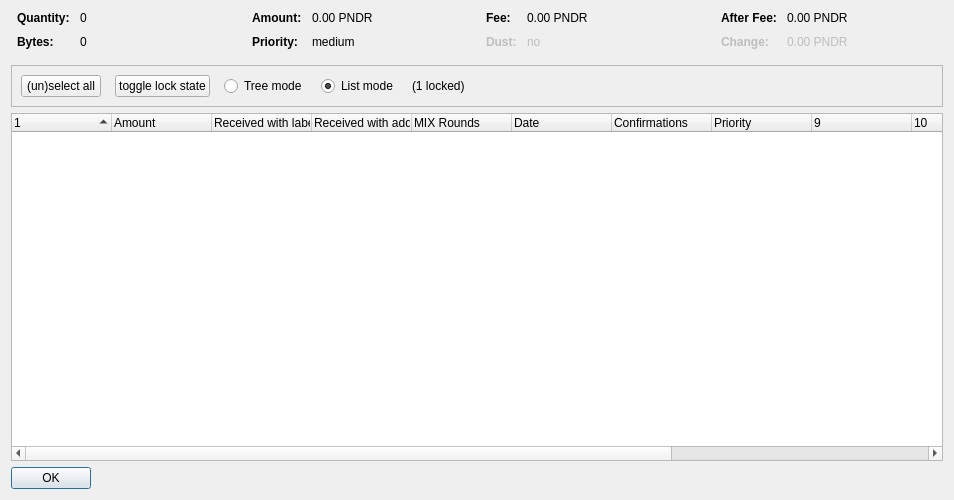
<?xml version="1.0" encoding="UTF-8"?>
<ui version="4.0">
 <class>CoinControlDialog</class>
 <widget class="QDialog" name="CoinControlDialog">
  <property name="geometry">
   <rect>
    <x>0</x>
    <y>0</y>
    <width>954</width>
    <height>500</height>
   </rect>
  </property>
  <property name="windowTitle">
   <string>Coin Selection</string>
  </property>
  <layout class="QVBoxLayout" name="verticalLayout">
   <item>
    <layout class="QHBoxLayout" name="horizontalLayoutTop" stretch="0,0,0,0">
     <property name="topMargin">
      <number>0</number>
     </property>
     <property name="bottomMargin">
      <number>10</number>
     </property>
     <item>
      <layout class="QFormLayout" name="formLayoutCoinControl1">
       <property name="horizontalSpacing">
        <number>10</number>
       </property>
       <property name="verticalSpacing">
        <number>10</number>
       </property>
       <property name="leftMargin">
        <number>6</number>
       </property>
       <property name="rightMargin">
        <number>6</number>
       </property>
       <item row="0" column="0">
        <widget class="QLabel" name="labelCoinControlQuantityText">
         <property name="font">
          <font>
           <weight>75</weight>
           <bold>true</bold>
          </font>
         </property>
         <property name="text">
          <string>Quantity:</string>
         </property>
        </widget>
       </item>
       <item row="0" column="1">
        <widget class="QLabel" name="labelCoinControlQuantity">
         <property name="cursor">
          <cursorShape>IBeamCursor</cursorShape>
         </property>
         <property name="contextMenuPolicy">
          <enum>Qt::ActionsContextMenu</enum>
         </property>
         <property name="text">
          <string notr="true">0</string>
         </property>
         <property name="textInteractionFlags">
          <set>Qt::LinksAccessibleByMouse|Qt::TextSelectableByKeyboard|Qt::TextSelectableByMouse</set>
         </property>
        </widget>
       </item>
       <item row="1" column="0">
        <widget class="QLabel" name="labelCoinControlBytesText">
         <property name="font">
          <font>
           <weight>75</weight>
           <bold>true</bold>
          </font>
         </property>
         <property name="text">
          <string>Bytes:</string>
         </property>
        </widget>
       </item>
       <item row="1" column="1">
        <widget class="QLabel" name="labelCoinControlBytes">
         <property name="cursor">
          <cursorShape>IBeamCursor</cursorShape>
         </property>
         <property name="contextMenuPolicy">
          <enum>Qt::ActionsContextMenu</enum>
         </property>
         <property name="text">
          <string notr="true">0</string>
         </property>
         <property name="textInteractionFlags">
          <set>Qt::LinksAccessibleByMouse|Qt::TextSelectableByKeyboard|Qt::TextSelectableByMouse</set>
         </property>
        </widget>
       </item>
      </layout>
     </item>
     <item>
      <layout class="QFormLayout" name="formLayoutCoinControl2">
       <property name="horizontalSpacing">
        <number>10</number>
       </property>
       <property name="verticalSpacing">
        <number>10</number>
       </property>
       <property name="leftMargin">
        <number>6</number>
       </property>
       <property name="rightMargin">
        <number>6</number>
       </property>
       <item row="0" column="0">
        <widget class="QLabel" name="labelCoinControlAmountText">
         <property name="font">
          <font>
           <weight>75</weight>
           <bold>true</bold>
          </font>
         </property>
         <property name="text">
          <string>Amount:</string>
         </property>
        </widget>
       </item>
       <item row="0" column="1">
        <widget class="QLabel" name="labelCoinControlAmount">
         <property name="cursor">
          <cursorShape>IBeamCursor</cursorShape>
         </property>
         <property name="contextMenuPolicy">
          <enum>Qt::ActionsContextMenu</enum>
         </property>
         <property name="text">
          <string notr="true">0.00 PNDR</string>
         </property>
         <property name="textInteractionFlags">
          <set>Qt::LinksAccessibleByMouse|Qt::TextSelectableByKeyboard|Qt::TextSelectableByMouse</set>
         </property>
        </widget>
       </item>
       <item row="1" column="0">
        <widget class="QLabel" name="labelCoinControlPriorityText">
         <property name="font">
          <font>
           <weight>75</weight>
           <bold>true</bold>
          </font>
         </property>
         <property name="text">
          <string>Priority:</string>
         </property>
        </widget>
       </item>
       <item row="1" column="1">
        <widget class="QLabel" name="labelCoinControlPriority">
         <property name="cursor">
          <cursorShape>IBeamCursor</cursorShape>
         </property>
         <property name="contextMenuPolicy">
          <enum>Qt::ActionsContextMenu</enum>
         </property>
         <property name="text">
          <string>medium</string>
         </property>
         <property name="textInteractionFlags">
          <set>Qt::LinksAccessibleByMouse|Qt::TextSelectableByKeyboard|Qt::TextSelectableByMouse</set>
         </property>
        </widget>
       </item>
      </layout>
     </item>
     <item>
      <layout class="QFormLayout" name="formLayoutCoinControl3">
       <property name="horizontalSpacing">
        <number>10</number>
       </property>
       <property name="verticalSpacing">
        <number>10</number>
       </property>
       <property name="leftMargin">
        <number>6</number>
       </property>
       <property name="rightMargin">
        <number>6</number>
       </property>
       <item row="0" column="0">
        <widget class="QLabel" name="labelCoinControlFeeText">
         <property name="font">
          <font>
           <weight>75</weight>
           <bold>true</bold>
          </font>
         </property>
         <property name="text">
          <string>Fee:</string>
         </property>
        </widget>
       </item>
       <item row="0" column="1">
        <widget class="QLabel" name="labelCoinControlFee">
         <property name="cursor">
          <cursorShape>IBeamCursor</cursorShape>
         </property>
         <property name="contextMenuPolicy">
          <enum>Qt::ActionsContextMenu</enum>
         </property>
         <property name="text">
          <string notr="true">0.00 PNDR</string>
         </property>
         <property name="textInteractionFlags">
          <set>Qt::LinksAccessibleByMouse|Qt::TextSelectableByKeyboard|Qt::TextSelectableByMouse</set>
         </property>
        </widget>
       </item>
       <item row="1" column="0">
        <widget class="QLabel" name="labelCoinControlLowOutputText">
         <property name="enabled">
          <bool>false</bool>
         </property>
         <property name="font">
          <font>
           <weight>75</weight>
           <bold>true</bold>
          </font>
         </property>
         <property name="text">
          <string>Dust:</string>
         </property>
        </widget>
       </item>
       <item row="1" column="1">
        <widget class="QLabel" name="labelCoinControlLowOutput">
         <property name="enabled">
          <bool>false</bool>
         </property>
         <property name="cursor">
          <cursorShape>IBeamCursor</cursorShape>
         </property>
         <property name="contextMenuPolicy">
          <enum>Qt::ActionsContextMenu</enum>
         </property>
         <property name="text">
          <string>no</string>
         </property>
         <property name="textInteractionFlags">
          <set>Qt::LinksAccessibleByMouse|Qt::TextSelectableByKeyboard|Qt::TextSelectableByMouse</set>
         </property>
        </widget>
       </item>
      </layout>
     </item>
     <item>
      <layout class="QFormLayout" name="formLayoutCoinControl4">
       <property name="horizontalSpacing">
        <number>10</number>
       </property>
       <property name="verticalSpacing">
        <number>10</number>
       </property>
       <property name="leftMargin">
        <number>6</number>
       </property>
       <property name="rightMargin">
        <number>6</number>
       </property>
       <item row="0" column="0">
        <widget class="QLabel" name="labelCoinControlAfterFeeText">
         <property name="font">
          <font>
           <weight>75</weight>
           <bold>true</bold>
          </font>
         </property>
         <property name="text">
          <string>After Fee:</string>
         </property>
        </widget>
       </item>
       <item row="0" column="1">
        <widget class="QLabel" name="labelCoinControlAfterFee">
         <property name="cursor">
          <cursorShape>IBeamCursor</cursorShape>
         </property>
         <property name="contextMenuPolicy">
          <enum>Qt::ActionsContextMenu</enum>
         </property>
         <property name="text">
          <string notr="true">0.00 PNDR</string>
         </property>
         <property name="textInteractionFlags">
          <set>Qt::LinksAccessibleByMouse|Qt::TextSelectableByKeyboard|Qt::TextSelectableByMouse</set>
         </property>
        </widget>
       </item>
       <item row="1" column="0">
        <widget class="QLabel" name="labelCoinControlChangeText">
         <property name="enabled">
          <bool>false</bool>
         </property>
         <property name="font">
          <font>
           <weight>75</weight>
           <bold>true</bold>
          </font>
         </property>
         <property name="text">
          <string>Change:</string>
         </property>
        </widget>
       </item>
       <item row="1" column="1">
        <widget class="QLabel" name="labelCoinControlChange">
         <property name="enabled">
          <bool>false</bool>
         </property>
         <property name="cursor">
          <cursorShape>IBeamCursor</cursorShape>
         </property>
         <property name="contextMenuPolicy">
          <enum>Qt::ActionsContextMenu</enum>
         </property>
         <property name="text">
          <string notr="true">0.00 PNDR</string>
         </property>
         <property name="textInteractionFlags">
          <set>Qt::LinksAccessibleByMouse|Qt::TextSelectableByKeyboard|Qt::TextSelectableByMouse</set>
         </property>
        </widget>
       </item>
      </layout>
     </item>
    </layout>
   </item>
   <item>
    <widget class="QFrame" name="frame">
     <property name="minimumSize">
      <size>
       <width>0</width>
       <height>40</height>
      </size>
     </property>
     <property name="frameShape">
      <enum>QFrame::StyledPanel</enum>
     </property>
     <property name="frameShadow">
      <enum>QFrame::Sunken</enum>
     </property>
     <layout class="QHBoxLayout" name="horizontalLayout">
      <item>
       <layout class="QHBoxLayout" name="horizontalLayoutPanel" stretch="0,0,0,0,0,0">
        <property name="spacing">
         <number>14</number>
        </property>
        <item>
         <widget class="QPushButton" name="pushButtonSelectAll">
          <property name="sizePolicy">
           <sizepolicy hsizetype="Maximum" vsizetype="Fixed">
            <horstretch>0</horstretch>
            <verstretch>0</verstretch>
           </sizepolicy>
          </property>
          <property name="text">
           <string>(un)select all</string>
          </property>
          <property name="autoDefault">
           <bool>false</bool>
          </property>
         </widget>
        </item>
        <item>
         <widget class="QPushButton" name="pushButtonToggleLock">
          <property name="sizePolicy">
           <sizepolicy hsizetype="Maximum" vsizetype="Fixed">
            <horstretch>0</horstretch>
            <verstretch>0</verstretch>
           </sizepolicy>
          </property>
          <property name="text">
           <string>toggle lock state</string>
          </property>
          <property name="autoDefault">
           <bool>false</bool>
          </property>
         </widget>
        </item>
        <item>
         <widget class="QRadioButton" name="radioTreeMode">
          <property name="sizePolicy">
           <sizepolicy hsizetype="Maximum" vsizetype="Fixed">
            <horstretch>0</horstretch>
            <verstretch>0</verstretch>
           </sizepolicy>
          </property>
          <property name="text">
           <string>Tree mode</string>
          </property>
         </widget>
        </item>
        <item>
         <widget class="QRadioButton" name="radioListMode">
          <property name="sizePolicy">
           <sizepolicy hsizetype="Maximum" vsizetype="Fixed">
            <horstretch>0</horstretch>
            <verstretch>0</verstretch>
           </sizepolicy>
          </property>
          <property name="text">
           <string>List mode</string>
          </property>
          <property name="checked">
           <bool>true</bool>
          </property>
         </widget>
        </item>
        <item>
         <widget class="QLabel" name="labelLocked">
          <property name="text">
           <string>(1 locked)</string>
          </property>
         </widget>
        </item>
        <item>
         <spacer name="horizontalSpacer">
          <property name="orientation">
           <enum>Qt::Horizontal</enum>
          </property>
          <property name="sizeHint" stdset="0">
           <size>
            <width>40</width>
            <height>20</height>
           </size>
          </property>
         </spacer>
        </item>
       </layout>
      </item>
     </layout>
    </widget>
   </item>
   <item>
    <widget class="CoinControlTreeWidget" name="treeWidget">
     <property name="contextMenuPolicy">
      <enum>Qt::CustomContextMenu</enum>
     </property>
     <property name="sortingEnabled">
      <bool>false</bool>
     </property>
     <property name="columnCount">
      <number>13</number>
     </property>
     <attribute name="headerShowSortIndicator" stdset="0">
      <bool>true</bool>
     </attribute>
     <attribute name="headerStretchLastSection">
      <bool>false</bool>
     </attribute>
     <column>
      <property name="text">
       <string/>
      </property>
     </column>
     <column>
      <property name="text">
       <string>Amount</string>
      </property>
     </column>
     <column>
      <property name="text">
       <string>Received with label</string>
      </property>
     </column>
     <column>
      <property name="text">
       <string>Received with address</string>
      </property>
     </column>
     <column>
      <property name="text">
       <string>MIX Rounds</string>
      </property>
     </column>
     <column>
      <property name="text">
       <string>Date</string>
      </property>
     </column>
     <column>
      <property name="text">
       <string>Confirmations</string>
      </property>
      <property name="toolTip">
       <string>Confirmed</string>
      </property>
     </column>
     <column>
      <property name="text">
       <string>Priority</string>
      </property>
     </column>
     <column>
      <property name="text">
       <string/>
      </property>
     </column>
     <column>
      <property name="text">
       <string/>
      </property>
     </column>
     <column>
      <property name="text">
       <string/>
      </property>
     </column>
     <column>
      <property name="text">
       <string/>
      </property>
     </column>
     <column>
      <property name="text">
       <string/>
      </property>
     </column>
    </widget>
   </item>
   <item>
    <widget class="QDialogButtonBox" name="buttonBox">
     <property name="sizePolicy">
      <sizepolicy hsizetype="Maximum" vsizetype="Fixed">
       <horstretch>0</horstretch>
       <verstretch>0</verstretch>
      </sizepolicy>
     </property>
     <property name="orientation">
      <enum>Qt::Horizontal</enum>
     </property>
     <property name="standardButtons">
      <set>QDialogButtonBox::Ok</set>
     </property>
    </widget>
   </item>
  </layout>
 </widget>
 <customwidgets>
  <customwidget>
   <class>CoinControlTreeWidget</class>
   <extends>QTreeWidget</extends>
   <header>coincontroltreewidget.h</header>
  </customwidget>
 </customwidgets>
 <resources/>
 <connections/>
</ui>
